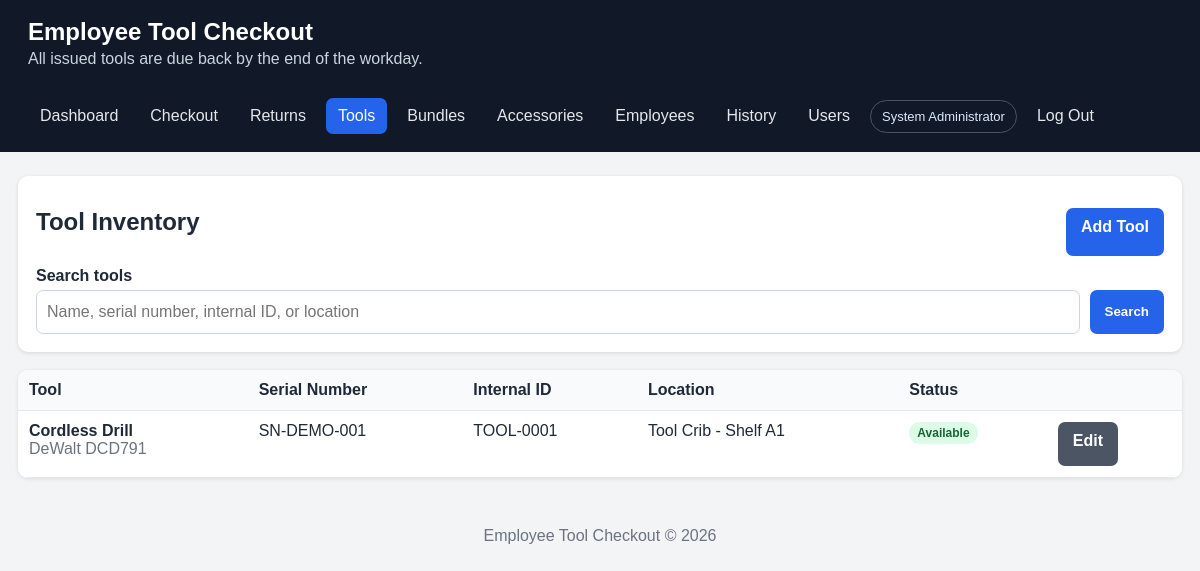
The page /tools.php (signed in) on the database its author committed.
### tables this page shows
CREATE TABLE IF NOT EXISTS tools (
    id INT UNSIGNED AUTO_INCREMENT PRIMARY KEY,
    tool_name VARCHAR(160) NOT NULL,
    category VARCHAR(100) NULL,
    manufacturer VARCHAR(100) NULL,
    model_number VARCHAR(100) NULL,
    serial_number VARCHAR(150) NOT NULL,
    internal_id VARCHAR(100) NOT NULL,
    tool_location VARCHAR(190) NOT NULL,
    status ENUM('available','checked_out','maintenance','retired') NOT NULL DEFAULT 'available',
    notes TEXT NULL,
    created_at DATETIME NOT NULL DEFAULT CURRENT_TIMESTAMP,
    UNIQUE KEY uq_tool_serial (serial_number), UNIQUE KEY uq_tool_internal (internal_id)
);

### includes/functions.php (called while the page is built, shortened)
<?php
function e(?string $value): string
{
    return htmlspecialchars($value ?? '', ENT_QUOTES, 'UTF-8');
}
function tool_status_label(string $status): string
{
    return match ($status) {
        'available' => 'Available',
        'checked_out' => 'Checked Out',
        'maintenance' => 'Maintenance',
        'retired' => 'Retired',
        default => ucfirst(str_replace('_', ' ', $status)),
    };
}

### tools.php (the view)
<?php require __DIR__.'/includes/header.php'; $q=trim($_GET['q']??''); $pdo=db();
if($q!==''){$s=$pdo->prepare('SELECT * FROM tools WHERE tool_name LIKE ? OR serial_number LIKE ? OR internal_id LIKE ? OR tool_location LIKE ? ORDER BY tool_name');$t='%'.$q.'%';$s->execute([$t,$t,$t,$t]);$rows=$s->fetchAll();}else{$rows=$pdo->query('SELECT * FROM tools ORDER BY tool_name,internal_id')->fetchAll();}
?>
<div class="card"><div class="actions" style="justify-content:space-between"><h2>Tool Inventory</h2><a class="button" href="tool_form.php">Add Tool</a></div><form method="get" class="search-row"><div><label>Search tools</label><input name="q" value="<?= e($q) ?>" placeholder="Name, serial number, internal ID, or location"></div><button>Search</button></form></div>
<div class="table-wrap" style="margin-top:18px"><table><thead><tr><th>Tool</th><th>Serial Number</th><th>Internal ID</th><th>Location</th><th>Status</th><th></th></tr></thead><tbody><?php foreach($rows as $r): ?><tr><td><strong><?= e($r['tool_name']) ?></strong><br><span class="muted"><?= e(trim(($r['manufacturer']??'').' '.($r['model_number']??''))) ?></span></td><td><?= e($r['serial_number']) ?></td><td><?= e($r['internal_id']) ?></td><td><?= e($r['tool_location']) ?></td><td><span class="badge <?= e($r['status']) ?>"><?= e(tool_status_label($r['status'])) ?></span></td><td><a class="button secondary" href="tool_form.php?id=<?= (int)$r['id'] ?>">Edit</a></td></tr><?php endforeach; ?></tbody></table></div>
<?php require __DIR__.'/includes/footer.php'; ?>

### assets/style.css (style rules this page uses)
:root { font-family: Arial, sans-serif; color: #1f2937; background: #f3f4f6; }
* { box-sizing: border-box; }
body { margin: 0; }
.card { background: white; border-radius: 10px; padding: 18px; box-shadow: 0 1px 4px rgba(0,0,0,.12); }
.card h2, .card h3 { margin-top: 0; }
label { display: block; font-weight: 700; margin: 11px 0 5px; }
input, select, textarea { width: 100%; padding: 10px; border: 1px solid #cbd5e1; border-radius: 7px; font: inherit; }
button, .button { display: inline-block; background: #2563eb; color: white; border: 0; border-radius: 7px; padding: 10px 15px; cursor: pointer; text-decoration: none; font-weight: 700; }
.button.secondary { background: #4b5563; }
.actions { display: flex; gap: 8px; flex-wrap: wrap; margin-top: 14px; }
table { width: 100%; border-collapse: collapse; background: white; }
th, td { padding: 11px; border-bottom: 1px solid #e5e7eb; text-align: left; vertical-align: top; }
th { background: #f8fafc; }
.table-wrap { overflow-x: auto; border-radius: 10px; box-shadow: 0 1px 4px rgba(0,0,0,.1); }
.badge { display: inline-block; padding: 4px 8px; border-radius: 999px; font-size: 12px; font-weight: 700; background: #e5e7eb; }
.badge.available, .badge.returned { background: #dcfce7; color: #166534; }
.search-row { display: grid; grid-template-columns: 1fr auto; gap: 10px; align-items: end; }
.muted { color: #6b7280; }
body { padding-bottom: env(safe-area-inset-bottom); }
button, .button, input, select, textarea { min-height: 44px; }

### rows shown on the page
tools: tool_name "Cordless Drill", manufacturer+model_number "DeWalt DCD791", serial_number "SN-DEMO-001", internal "TOOL-0001", tool_location "Tool Crib - Shelf A1", status "Available"

### other values the page prints
APP_NAME "Employee Tool Checkout"
current_user()['full_name'] "System Administrator"
